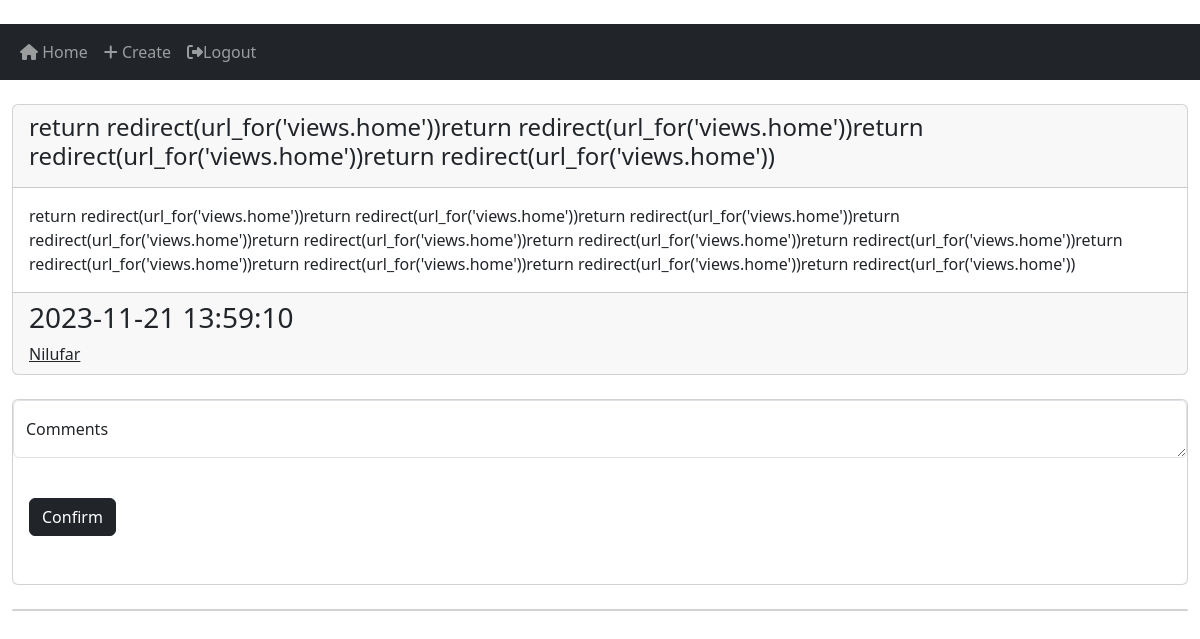
The app's page /post/2 (signed in) with its own data.
### website/models.py (models this page shows)
class Post(db.Model):
    id = db.Column(db.Integer, primary_key=True)
    title = db.Column(db.String)  #learn
    text = db.Column(db.Text, nullable=False) #nullable mean is if input is empty
    author_id = db.Column(db.Integer(), db.ForeignKey('user.id', ondelete="CASCADE"), nullable=False) #please find more information for this line
    date_created = db.Column(db.DateTime(timezone=True), default=func.now())
    comments = db.relationship('Comment', backref='comentcha', passive_deletes=True)

class User(db.Model, UserMixin):
    id = db.Column(db.Integer, primary_key=True)
    email = db.Column(db.String(150), unique=True)
    username = db.Column(db.String(150), unique=True)
    password = db.Column(db.String(50))
    date_created = db.Column(db.DateTime(timezone=True), default=func.now())
    posts = db.relationship('Post', backref='usercha', passive_deletes=True)  #backref is important part!!!

### website/views.py (the view, shortened to what this page needs)
@views.route('/post/<id>', methods=['POST', 'GET'])
@login_required
def post_detail_view(id):
    post = Post.query.filter_by(id=id).first()
    if not post:
        flash('This post not exist', category='error')
        return redirect(url_for('views.home'))
    else:
        return render_template('post_detail.html', post=post, user=current_user)

### website/__init__.py (called while the page is built)
def create_app():
    app = Flask(__name__)
    app.config['SECRET_KEY'] = 'asdsadsadasfasdasda'
    app.config['SQLALCHEMY_DATABASE_URI'] = f'sqlite:///{DB_NAME}'
    db.init_app(app)
    from .views import views
    from .auth import auth
    from .models import User, Post
    with app.app_context():
        db.create_all()
    app.register_blueprint(views, url_prefix='/')
    app.register_blueprint(auth, url_prefix='/')
    login_manager = LoginManager()
    login_manager.login_view = 'auth.login'
    login_manager.init_app(app)
    @login_manager.user_loader
    def load_user(id):
        return User.query.get(int(id))
    return app

### website/templates/post_detail.html (shortened to what this page needs)
{% extends  'base.html' %}
{% block content %}
<br>
<div class="card">
    <div class="card-header">
        <h4 class="">{{ post.title }}</h4>
    </div>
    <div class="card-body">
      <p class="card-text">{{ post.text }}</p>
    </div>
    <div class="card-footer">
        <h3>{{ post.date_created }}</h3>
        <a class="card-title" href="/posts/{{ post.usercha.username }}">{{ post.usercha.username }}</a>
    </div>
</div>
<br>
<div class="card">
    <form action="" method="post">
        <div class="form-floating car-body">
            <textarea class="form-control" placeholder="Leave a comment here" id="floatingTextarea2" name="text"></textarea>
            <label for="floatingTextarea2">Comments</label>
        </div>
        <br>
        <div class="col-auto">
            <div class="card-body">
                <button type="submit" class="btn btn-dark mb-3">Confirm</button>
            </div>
        </div>
    </form>
</div>
<br>
<div class="card">
</div>
{% endblock content%}

### records on screen
Post: title "return redirect(url_for('views.home'))return redirect(url_for('views.home'))return redirect(url_for('views.home'))return redirect(url_for('views.home'))", text "return redirect(url_for('views.home'))return redirect(url_for('views.home'))return redirect(url_for('views.home'))return redirect(url_for('views.home'))return redirect(url_for('views.home'))return redirect(url_for('views.home'))return redirect(url_for('views.home'))return redirect(url_for('views.home'))return redirect(url_for('views.home'))return redirect(url_for('views.home'))return redirect(url_for('views.home'))", date_created "2023-11-21 13:59:10"
User: usercha.username "Nilufar"
